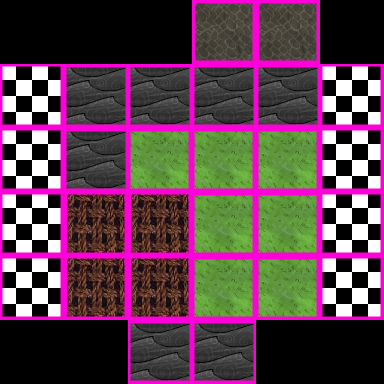

This is a level from a 2D game, rendered from its Tiled map with the project's own tilesets. A one-line summary and the map file follow, with tile-layer data summarised:
An orthogonal 6x6 tile map with 64x64 px tiles, 1 tile layer (BG_TILES) and 5 objects (3x grass, 2x flower_evil).

<map version="1.0" orientation="orthogonal" width="6" height="6" tilewidth="64" tileheight="64">
 <tileset firstgid="1" source="dont_starve/ground.tsx" />
 <layer name="BG_TILES" width="6" height="6">
  <data>[36 cells, 28 non-empty, 5 distinct tile ids]</data>
 </layer>
 <objectgroup name="FG_OBJECTS" width="6" height="6">
  <object type="grass" x="227" y="169" />
  <object type="grass" x="207" y="274" />
  <object type="grass" x="316" y="171" />
  <object type="flower_evil" x="143" y="302" />
  <object type="flower_evil" x="115" y="249" />
 </objectgroup>
</map>
